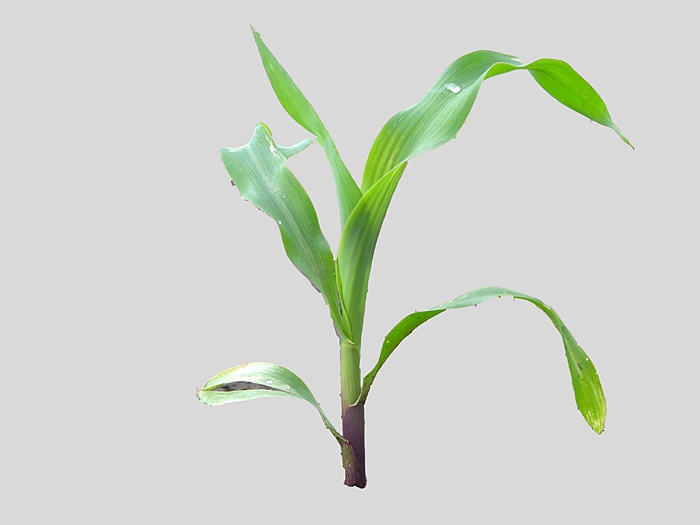
#> input picture images/ex9.jpg, 700 x 525 px, found by its file name
$ jupyter execute ex9.ipynb   (older library calls are emulated)
#> lines starting #> are read from the running program, lines starting #| are printed output that depends on the picture; after the words box and inside, x2 and y2 are one past the last pixel; in counts of white or black regions, pixels touching at a corner belong together
[cell 1]
import numpy as np
import cv2
from matplotlib import pyplot as plt

## Read the image

[cell 2]
def reloadImg():
    return cv2.imread('../../data/ex9.jpg')
#> returned value is the input picture: shape (525, 700, 3); mean B, G, R 204.6, 212.9, 208.1

[cell 3]
img = reloadImg()

#cv2.imshow('img',img)
#cv2.waitKey(0)
#cv2.destroyAllWindows()

plt.imshow(img)
plt.show()

converting to black and white pixel image

[cell 4]
gray = cv2.cvtColor(img,cv2.COLOR_BGR2GRAY)
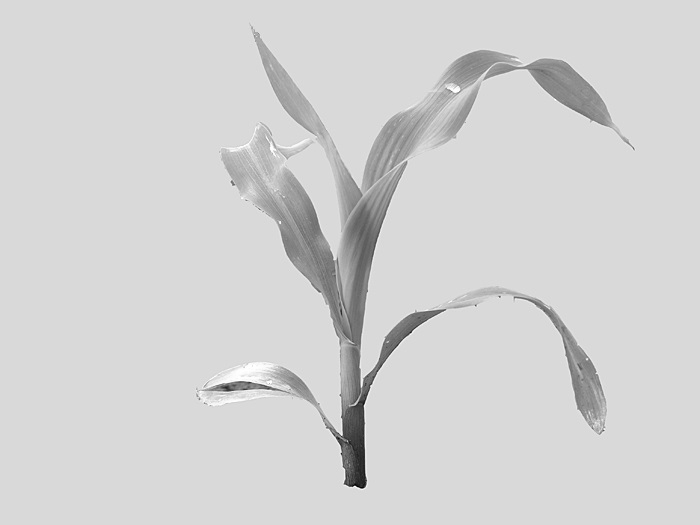
#> gray: shape (525, 700); min 3, max 255, mean 210.5
ret, thresh = cv2.threshold(gray,0,255,cv2.THRESH_BINARY_INV+cv2.THRESH_OTSU)
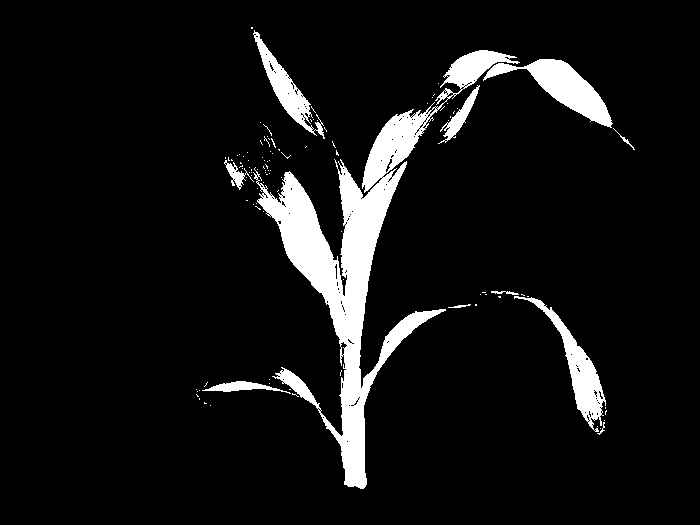
#> thresh: shape (525, 700); 7.7% white; 107 white regions (96 under 20 px), largest, box (x1, y1, x2, y2) and area: (253, 50, 520, 489) 19559, (483, 59, 613, 128) 2929, (514, 296, 606, 432) 2375
#> ret = 177
plt.imshow(thresh)
plt.show()

cv2.imshow('thresh',thresh)
cv2.waitKey(0)
cv2.destroyAllWindows()

[cell 5]
# noise removal
kernel = np.ones((2,2),np.uint8)

# sure background area
sure_bg = cv2.dilate(thresh,kernel,iterations=2)
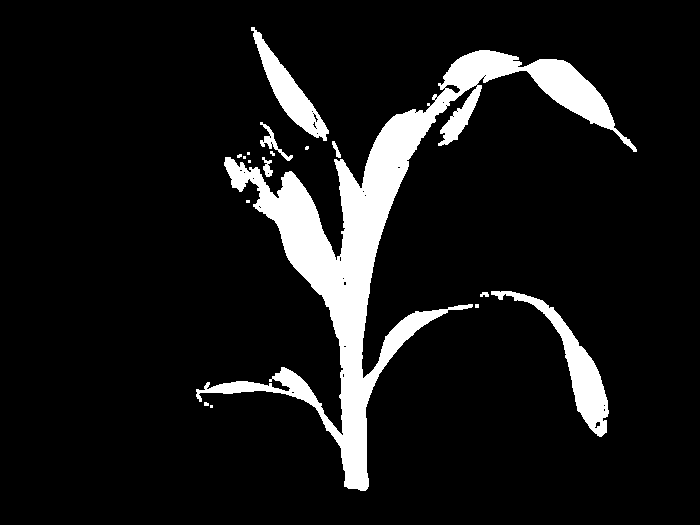
#> sure_bg: shape (525, 700); 9.6% white; 17 white regions (10 under 20 px), largest, box (x1, y1, x2, y2) and area: (196, 50, 637, 491) 29033, (491, 291, 609, 437) 3260, (251, 27, 329, 141) 2372

# Finding sure foreground area
dist_transform = cv2.distanceTransform(thresh,cv2.DIST_L2,3)
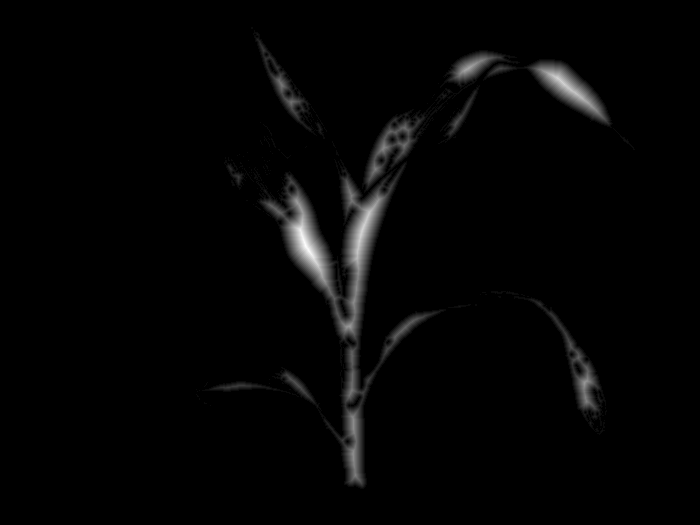
#> dist_transform: shape (525, 700) float32; min 0, max 21.01, mean 0.4; drawn with min black and max white
ret, sure_fg = cv2.threshold(dist_transform,0.3*dist_transform.max(),255,0)
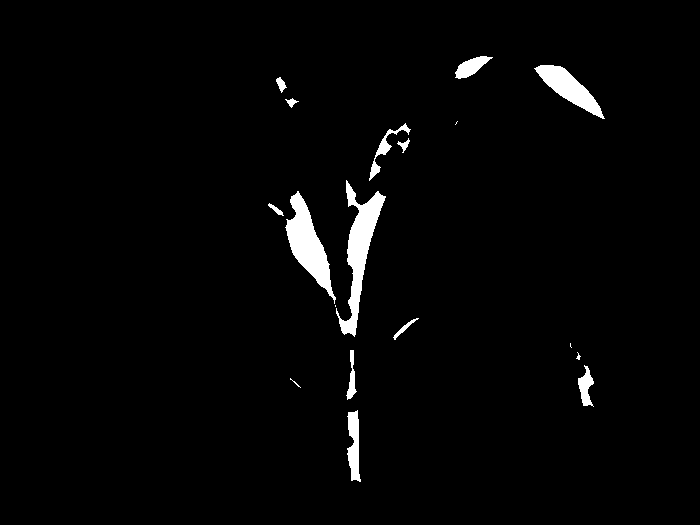
#> sure_fg: shape (525, 700) float32; 2.3% white; 18 white regions (5 under 20 px), largest, box (x1, y1, x2, y2) and area: (336, 180, 386, 337) 2462, (285, 191, 336, 304) 2201, (534, 65, 605, 119) 1412
#> ret = 6.3

# Finding unknown region
sure_fg = np.uint8(sure_fg)
unknown = cv2.subtract(sure_bg,sure_fg)
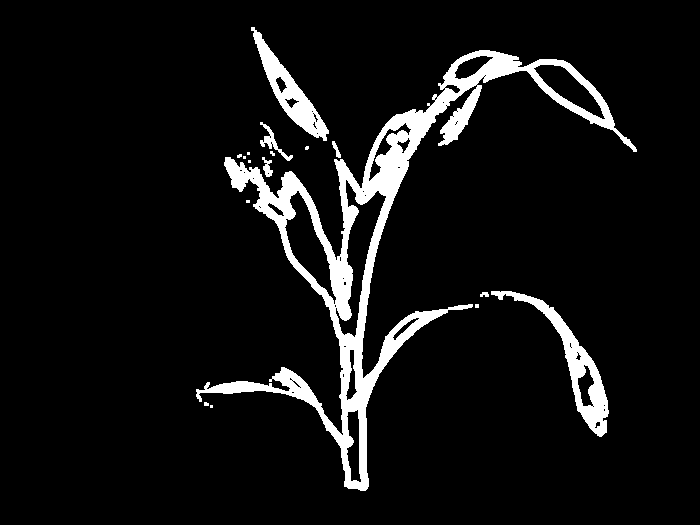
#> unknown: shape (525, 700); 7.3% white; 17 white regions (10 under 20 px), largest, box (x1, y1, x2, y2) and area: (196, 50, 637, 491) 20961, (491, 291, 609, 437) 2879, (251, 27, 329, 141) 2224

#cv2.imshow('original',img)
cv2.imshow('thresh',thresh)
#cv2.imshow('sure_bg',sure_bg)
cv2.imshow('dist_transform',dist_transform)
cv2.imshow('sure_fg',sure_fg)
#cv2.imshow('unknown',unknown)

cv2.waitKey(0)
cv2.destroyAllWindows()

isolating leaves

[cell 6]
kernel = np.ones((2,2),np.uint8)
sure_fg1 = cv2.erode(sure_fg,kernel,iterations=1)
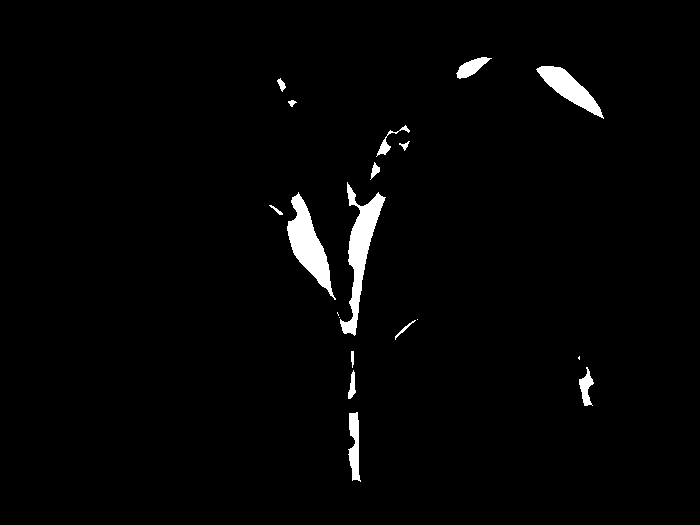
#> sure_fg1: shape (525, 700); 2% white; 19 white regions (4 under 20 px), largest, box (x1, y1, x2, y2) and area: (340, 182, 386, 336) 2194, (287, 192, 336, 300) 2029, (536, 66, 604, 119) 1288
plt.imshow(sure_fg1)
plt.show()

[cell 7]
from scipy import ndimage as ndi
label_objects, nb_labels = ndi.label(sure_fg)
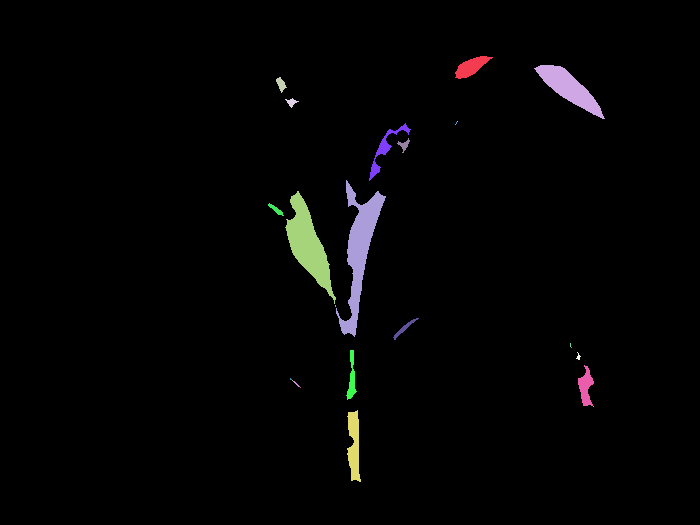
#> label_objects: shape (525, 700) int32; 27 distinct labels, from 0 to 26; one colour per label, 0 black
#> nb_labels = 26
sizes = np.bincount(label_objects.ravel())
#> sizes = 27 values, max 358899 at index 0, min 1 at index 5, mean 13611.1
mask_sizes = sizes > 1000
mask_sizes[0] = 0
sure_fg2 = mask_sizes[label_objects]
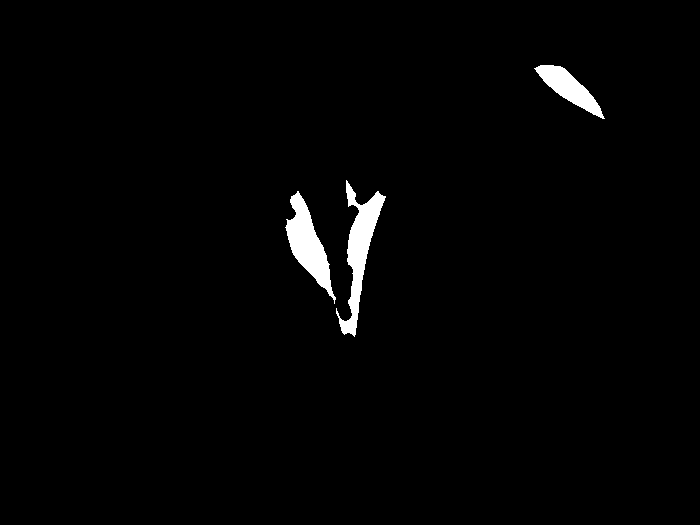
#> sure_fg2: shape (525, 700) bool; 1.7% white; 3 white regions
sure_fg3 = np.uint8(sure_fg2.astype(int))
plt.imshow(sure_fg3)
plt.show()

Using Countours and counting

[cell 8]
img = reloadImg()

(_1, contours, _2) = cv2.findContours(sure_fg3, cv2.RETR_EXTERNAL, cv2.CHAIN_APPROX_NONE)
#> contours = 3 contours; box (x1, y1, x2, y2) and area: (336, 180, 386, 337) 2263, (285, 191, 336, 304) 2082, (534, 65, 605, 119) 1334
cv2.drawContours(img, contours, -1, (0, 0, 255), 1)
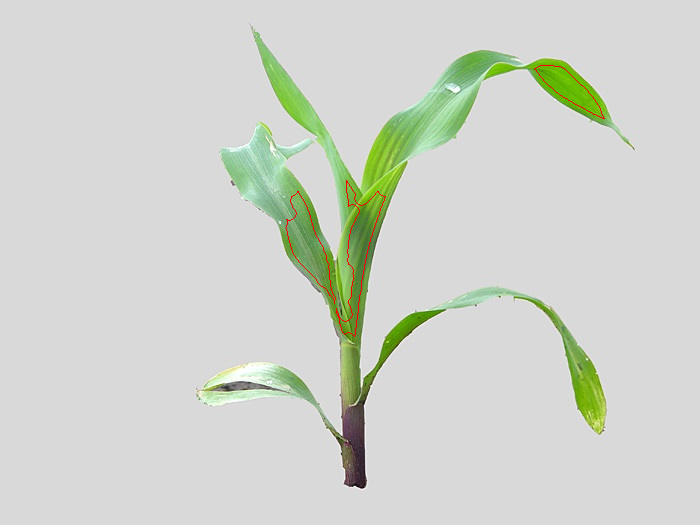
#> img: shape (525, 700, 3); 0.21% of pixels changed, all inside (x1, y1, x2, y2) = (285, 65, 605, 337)

print('no of leaves :',len(_2[0]))
#| no of leaves : 3

plt.imshow(img)
plt.show()


cv2.imshow('contours',img)
cv2.waitKey(0)
cv2.destroyAllWindows()
